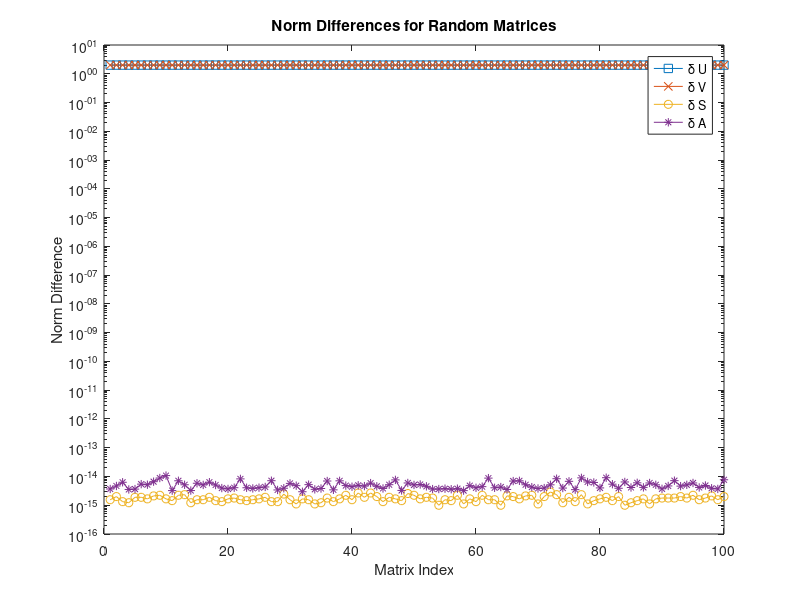

Reproduce this figure in MATLAB.
format long

% Initialize storage for results
numberofmatrices = 100; % Number of random matrices to generate
normU = zeros(numberofmatrices, 1);
normV = zeros(numberofmatrices, 1);
normS = zeros(numberofmatrices, 1);
normA = zeros(numberofmatrices, 1);
condA = zeros(numberofmatrices, 1); 

for i = 1:numberofmatrices
    % Step 1: Generate random orthogonal matrices U and V
    [U, ~] = qr(randn(50));
    [V, ~] = qr(randn(50));
    
    % Step 2: Generate diagonal matrix S with random sorted singular values
    S = diag(flipud(sort(rand(50, 1))));
    
    % Step 3: Construct matrix A = U * S * V'
    A = U * S * V';
    
    % Step 4: Compute SVD of A
    [U2, S2, V2] = svd(A);
    
    % Step 5: Compute norms
    normU(i) = norm(U - U2);
    normV(i) = norm(V - V2);
    normS(i) = norm(S - S2);
    normA(i) = norm(A - U2 * S2 * V2');

    % Compute condition number of A
    condA(i) = cond(A);
    
    % Print results for this matrix
    fprintf('Matrix %d:\n', i);
    fprintf('  Norm(U - U2): %e\n', normU(i));
    fprintf('  Norm(V - V2): %e\n', normV(i));
    fprintf('  Norm(S - S2): %e\n', normS(i));
    fprintf('  Norm(A - U2 * S2 * V2^T): %e\n\n', normA(i));
    fprintf('  Condition Number (cond(A)): %e\n\n', condA(i));
end

% Plotting norms
figure;
semilogy(normU, 's-', 'DisplayName', '\delta U'); 
hold on;
semilogy(normV, 'x-', 'DisplayName', '\delta V');
semilogy(normS, 'o-', 'DisplayName', '\delta S');
semilogy(normA, '*-', 'DisplayName', '\delta A');
legend('\delta U', '\delta V', '\delta S', '\delta A');
title('Norm Differences for Random Matrices');
xlabel('Matrix Index');
ylabel('Norm Difference');
hold off;
